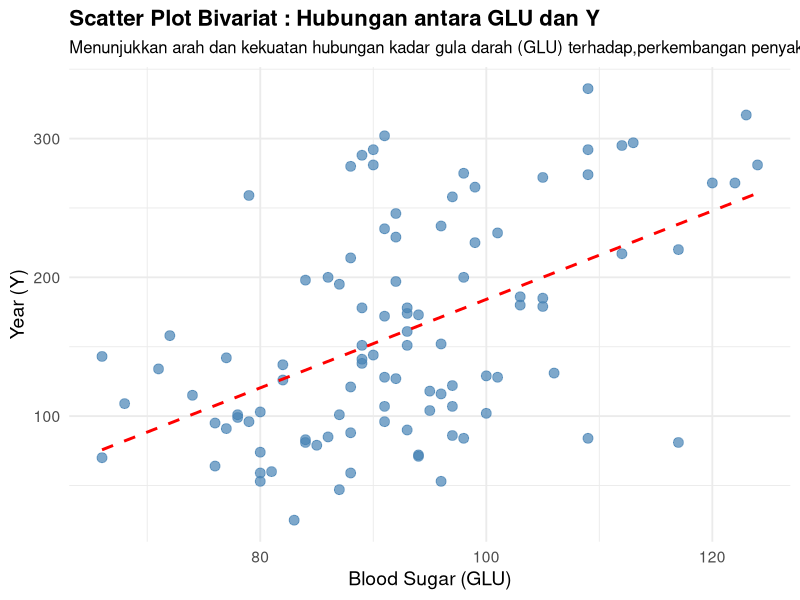

Recreate this plot in R.
#No.1
library(readxl)     
library(ggplot2)    

data <- read_excel("Data Tugas Tuton STDA4101-2025.2.xlsx", sheet = "2024.2")

ggplot(data, aes(x = GLU, y = Y)) +
  geom_point(color = "steelblue", size = 3, alpha = 0.7) +  
  geom_smooth(method = "lm", se = FALSE, color = "red", linetype = "dashed")+ 
  labs(
    title = "Scatter Plot Bivariat : Hubungan antara GLU dan Y",
    subtitle = "Menunjukkan arah dan kekuatan hubungan kadar gula darah (GLU) terhadap,perkembangan penyakit setelah satu tahun (Y)",
    x = "Blood Sugar (GLU)",
    y = "Year (Y)"
  ) +
  theme_minimal(base_size = 14) +
  theme(
    plot.title = element_text(face = "bold", size = 16),
    plot.subtitle = element_text(size = 12)
)
